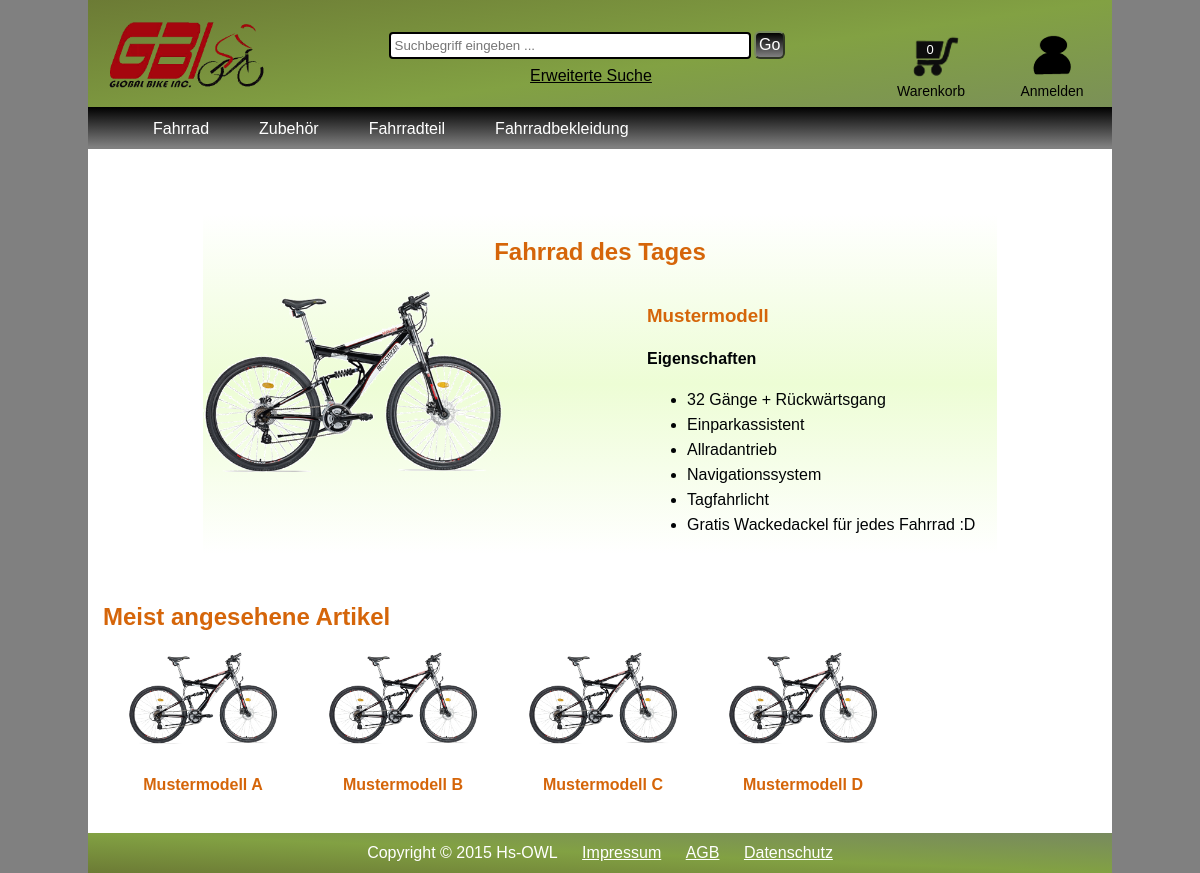
The page / on the database its author committed.
### tables this page shows
CREATE TABLE `produktkategorie` (
  `PTId` int(11) NOT NULL AUTO_INCREMENT,
  `Bezeichnung` varchar(50) DEFAULT NULL,
  PRIMARY KEY (`PTId`)
);

### Classes/warenkorb.php.inc (called while the page is built, shortened)
<?php
include_once 'Classes/meldungsfenster.php.inc';
class warenkorb extends EingabeCheckGrundlegend{
 	public function menge_im_warenkorb(){
 		$menge = 0;
 		for( $i = 0; $i < count($_SESSION["Warenkorb"]); $i++){
 			$w = $_SESSION["Warenkorb"];
 			$y = $w[$i];
 			$menge += $y->get_menge();
 		}
 		return $menge;
 	 }
}
?>

### config.php.inc (called while the page is built, shortened)
<?php
	$benutzername = 'root';
	$passwort = '';
	$datenbank = 'webshop';
	$server = '127.0.0.1';

### Classes/datenbank.php.inc (called while the page is built, shortened)
<?php
	function datenbank_verbindung_aufbauen()
	{
		global $zugriffsmodul;
		global $benutzername;
		global $passwort;
		global $server;
		global $datenbank;
		$con = new Datenbank ($zugriffsmodul, $server, $benutzername, $passwort, $datenbank);
		return $con;
	}
	class Datenbank
	{
		private $db_session;
		private $benutzername;
		private $passwort;
		private $server;
		private $datenbank;
		function __construct ($zugriffsmodul, $server, $benutzername, $passwort, $datenbank )
		{
			$this->db_session = "";
			$this->benutzername = $benutzername;
			$this->passwort = $passwort;
			$this->server = $server;
			$this->datenbank = $datenbank;
		}
		public function db_connect()
		{
			$con = new mysqli( $this->server, $this->benutzername, $this->passwort, $this->datenbank );
			$con->set_charset("utf8");
			$this->db_session = $con;
			return $con;
		}
		public function db_query( $anweisung )
		{
			$this->query_result = $this->db_session->query ( $anweisung );
			return $this->query_result;
		}
		public function db_fetch_object($result)
		{
			$result = $result->fetch_object();
			return $result;
		}
	}
?>

### Classes/navigation.php.inc (called while the page is built, shortened)
<?php
class Navigation extends  Artikelauflistung{
	public function erstelle_array_kategorien(){
		$db = datenbank_verbindung_aufbauen();
		$query = "select PTId, Bezeichnung from produktkategorie";
		$result = $db->db_query($query);
		$kategorien = array();
		$i = 0;
		while($werte = $db->db_fetch_object($result)){
			$kategorien[$i] = $werte;
			$i++;
		}
		return  $kategorien;
	}
	public function erstelle_array_bauart(){
		$db = datenbank_verbindung_aufbauen();
		$query = "select BId, Bezeichnung from bauart";
		$result = $db->db_query($query);
		$bauarten = array();
		$i = 0;
		while($werte = $db->db_fetch_object($result)){
			$bauarten[$i] = $werte;
			$i++;
		}
		return  $bauarten;
	}
}
?>

### index.php (the view, shortened to what this page needs)
<!DOCTYPE html>
<html lang="de">
<head>
<link rel="stylesheet" href="Styles/style.css" type="text/css" />
</head>
<body class="body">
	<?php
	include_once 'Classes/warenkorb.php.inc';
	include_once './Classes/meldungsfenster.php.inc';
	$msgbox = new Meldungsfenster ();
	include_once './Classes/datenbank.php.inc';
	include_once 'Classes/navigation.php.inc';
	?>
	<div id="SearchLeisteMobile">
	</div>
	<header class="mainHeader">
		<div class="HeaderContent">
			<div class="TableRow">
				<div class="logoCell">
					<a href="./"> <img src="Images/Design/Logo/fahrrad.png"
						alt="Starseite" class="logo" /></a>
				</div>
				<div class="searchCell">
            	<?php include_once 'Pages/suche_header.php.inc'; ?>
            </div>
				<div class="warenkorbCell">
            <?php
												$warenkorb1 = new warenkorb ();
												echo '<span class="warenkorbCellMengeHeader" >'.$warenkorb1->menge_im_warenkorb ().'</span>';
												?>
<div id="Warenkorb_Beschriftung">Warenkorb</div>
				</div>
				<div class="accountCell"
					onclick="if(document.getElementById('popupRegistrierung').style.visibility == 'visible') document.getElementById('popupRegistrierung').style.visibility = '';">
                <?php
																if (! (isset ( $_SESSION ['angemeldet'] ))) {
																	echo "<div id=\"Text_Anmeldung\">Anmelden</div>";
																}
else {
																	echo "<div id=\"Text_Anmeldung\">Mein Konto</div>";
																	include_once 'Pages/popupProfilVerwalten.php.inc';
																}
																?>
            </div>
			</div>
		</div>
		<nav class="nav">
			<ul class="navigation">
        	<?php
									$navi = new Navigation ();
									$arr_kategorie = $navi->erstelle_array_kategorien ();
									for($i = 0; $i < count ( $arr_kategorie ); $i ++) {
										$kategorie = $arr_kategorie [$i];
										if ($i != 0) {
											echo '<li><a href="./?page=uebersicht&PTId=' . htmlspecialchars ( $kategorie->PTId, ENT_QUOTES, 'UTF-8' ) . '">' . htmlspecialchars ( $kategorie->Bezeichnung, ENT_QUOTES, 'UTF-8' ) . '</a></li>';
										} else {
											echo '<li><a href="./?page=#">' . htmlspecialchars ( $kategorie->Bezeichnung, ENT_QUOTES, 'UTF-8' ) . '</a>';
										}
									}
									?>
        </ul>
		</nav>
    </header>
	<div class="mainContent">
		<div class="content">
			<?php
			include "./Funktions/PHP/set_page.php.inc";
			?>
        </div>
	</div>
	<footer class="mainFooter">
		<ul>
			<li>Copyright &copy; 2015 Hs-OWL</li>
			<li><a href="./?page=impressum">Impressum</a></li>
			<li><a href="./?page=agb">AGB</a></li>
			<li><a href="./?page=datenschutz">Datenschutz</a></li>
		</ul>
	</footer>
</body>
</html>

### Classes/meldungsfenster.php.inc (shortened to what this page needs)
<?php
	class Meldungsfenster
	{
		function __construct()
		{
			echo '<link rel="stylesheet" type="text/css" href="Styles/meldungsfenster.css" />';
		}
	}
?>

### Pages/suche_header.php.inc (shortened to what this page needs)
<div id="box_form_suche_normal" >
	<form name="form_suche_normal" method="get" action="./" id="form_suche_normal" >
		<input name="feld_suche_normal" type="text" autocomplete="off" id="feld_suche_normal" placeholder="Suchbegriff eingeben ..."  onkeyup="autovervollstaendigung_normale_suche(true);" />
		<input type="submit" value="Go" title="Suchen" id="suchbutton_normal" />
	</form>
</div>
<a id="link_zur_erweiterten_suche" href="./?page=suche_erweitert" title="Erweiterte Suche" >
	Erweiterte Suche
</a>

### Funktions/PHP/set_page.php.inc
<?php
if (isset ( $_GET ['page'] ) && $_GET ['page'] != "") {
	switch ($_GET ['page']) {
		case 'reg' :
			include "./Pages/registrierung.php.inc";
			break;
		case 'such_erg' :
			include "./Pages/suchergebnis.php.inc";
			break;
		case 'suche_erweitert' :
			include "./Pages/erweiterte_suche.php.inc";
			break;
		case 'impressum' :
			include './Pages/impressum.php.inc';
			break;
		case 'agb' :
			include './Pages/AGB.php.inc';
			break;
		case 'datenschutz' :
			include './Pages/datenschutz.php.inc';
			break;
		case 'uebersicht' :
			include './Pages/uebersicht.php.inc';
			break;
		case 'produkt' :
			include_once 'Pages/ArtikelDetailansicht.php.inc';
			break;
		case 'profilbearbeiten' :
			if (isset ( $_SESSION ['angemeldet'] )) {
				include './Pages/profilbearbeiten.php.inc';
			} else {
				echo "Sie müssen angemeldet sein, um Ihr Profil ändern zu können.";
			}
			break;
		case 'artBewerten' :
			include_once './Pages/ArtikelBewerten.php.inc';
			break;
		case 'login' :
			include_once './Pages/Login.php.inc';
			break;
		case 'warenkorb' :
			include_once './Pages/warenkorb.php.inc';
			break;
		case 'bestellung':
			include_once './Pages/bestellvorgang.php.inc';
			break;
		default :
			echo "<br/><h2>Gewünschte Seite wurde nicht gefunden.</h2>";
	}
} else {
	include "./Pages/startseite.php.inc";
}
?>

### Pages/startseite.php.inc (shortened to what this page needs)
<div class = "startseite">
<article class="topContent">
    <header>
        <h2>Fahrrad des Tages</h2>
    </header>
    <content>
    	<img src="Images/Produktbilder/Mustermodell.png" alt="Mustermodell" class="BildMustermodell" />
    	<div class="topContentText">
    		<h3><a href="#" title="Mustermodell">Mustermodell</a></h3>
    		<p><strong>Eigenschaften</strong></p>
	        <ul type="disc">
		        <li>32 Gänge + Rückwärtsgang</li>
		        <li>Einparkassistent</li>
		        <li>Allradantrieb</li>
		        <li>Navigationssystem</li>
		        <li>Tagfahrlicht</li>
		        <li>Gratis Wackedackel für jedes Fahrrad :D</li>
	        </ul>
    	</div>
    </content>
</article>
<article class="bottomContent">
    <header>
        <h2>Meist angesehene Artikel</h2>
    </header>
    <content>
    <div class="BottomContentContainer">
    	<div class="BottomContentTableRow">
    		<div class="articleCell">
	    		<img src="Images/Produktbilder/Mustermodell.png" alt="Mustermodell" class="BildMustermodellKlein" />
	    		<h4><a href="#" title="Mustermodell A">Mustermodell A</a></h4>
    		</div>
    		<div class="articleCell">
	    		<img src="Images/Produktbilder/Mustermodell.png" alt="Mustermodell" class="BildMustermodellKlein" />
	    		<h4><a href="#" title="Mustermodell B">Mustermodell B</a></h4>
    		</div>
    		<div class="articleCell">
	    		<img src="Images/Produktbilder/Mustermodell.png" alt="Mustermodell" class="BildMustermodellKlein" />
	    		<h4><a href="#" title="Mustermodell C">Mustermodell C</a></h4>
    		</div>
    		<div class="articleCell">
	    		<img src="Images/Produktbilder/Mustermodell.png" alt="Mustermodell" class="BildMustermodellKlein" />
	    		<h4><a href="#" title="Mustermodell D">Mustermodell D</a></h4>
    		</div>
    	</div>
        </div>
    </content>
</article>
</div>

### Styles/style.css (style rules this page uses)
body { background: grey; color: #000305; font-family: Arial, 'Lucida Sans Unicode'; line-height: 1.5; text-align: left; }
.mainContent a, .nav a { text-decoration: none; }
.mainContent a:link, .nav a:link, .mainContent a:visited, .nav a:visited, h2 { color: #d56509; }
.body { margin: 0 auto; width: 1024px; clear: both; }
.mainHeader { background: #788A5F; position: absolute; width: 1024px; top: 0px; background:linear-gradient(to bottom right ,#6c7b35 , #82a143 , #788A5F ); }
.HeaderContent { display: table; width: 100%; }
.TableRow { display: table-row; width: 100%; }
.logoCell { display: table-cell; vertical-align: middle; }
.searchCell { display: table-cell; vertical-align: top; width: 600px; text-align: left; }
.warenkorbCell { display: table-cell; vertical-align: top; width: 80px; background-image: url('../Images/Design/warenkorb.png'); background-repeat: no-repeat; background-position: 22px 31px; padding-left: 21px; padding-top:40px; font-size:13px; color:white; }
#Warenkorb_Beschriftung { margin-top: 21px; margin-left: -15px; color: black; font-size: 14px; }
#Text_Anmeldung { margin-top: 15px; }
.accountCell { display: table-cell; vertical-align: middle; width: 100px; padding-top: 60px; background-image: url('../Images/Design/account.png'); background-repeat: no-repeat; background-position: center 35px; color: black; font-size: 14px; text-align: center; width: 120px; }
img.logo { height: 90px; margin-top: 10px; margin-left: 15px; }
.nav, #registrierung h2, #suche_erweitert h2, #form_adresse_aendern h2, #form_email_passwort_aendern h2, #login h2, #form_bestellung h2 { height: 40px; background: linear-gradient(to bottom, black , gray); }
.navigation { list-style: circle; margin: 0 auto; }
.navigation li { float: left; display: inline; }
.nav a:link, .nav a:visited { color: #FFF; display: inline-block; padding: 10px 25px; height: 20px; }
.mainContent { line-height: 25px; }
.content { margin-top: 125px; background-color: #fff; padding: 15px; }
.warenkorbCellMengeHeader { width: 22px; text-align: center; display: inline-block; margin-left: 7px; }
.topContent { background-color: #EDFDD5; background:linear-gradient(to bottom, white , #D9F0B7 , white ); background: white; margin: 50px 100px; height: 330px; padding: 5px 0; background:linear-gradient(to bottom, white , #EDFDD5 , white ); }
.topContent h2 { text-align: center; }
.topContentText { float: right; clear: both; width: 350px; }
.bottomContent { background-color: #fff; margin-top: 2px; text-align: center; }
.bottomContent h2 { text-align: left; }
.BottomContentTableRow { display: table-row; width: 900px; }
.articleCell { display: table-cell; vertical-align: middle; width: 200px; }
.BildMustermodellKlein { width: 150px; }
img.BildMustermodell { width: 300px; }
.mainFooter { width: 1024px; height: 40px; background: #788A5F; text-align: center; display: table-cell; vertical-align: middle; background:linear-gradient(to top right ,#6c7b35 , #82a143 , #788A5F ); }
.mainFooter li, .mainFooter ul { list-style: none; display: inline; padding:10px; color: white; }
.mainFooter a:link, .mainFooter a:VISITED { color: #fff; text-align: right; }
input[type=submit], input[type=button], .link_button, .link_button_msgbox,.grauer_link_button { border-radius: 6px 6px 6px 6px; -moz-border-radius: 6px 6px 6px 6px; -webkit-border-radius: 6px 6px 6px 6px; color: #fff; padding:6px; padding-left: 15px; padding-right: 15px; background:grey; border-color: #788A5F; font-size: 16px; border-style: outset; background: linear-gradient(to bottom, black , gray); }
input[type="text"], input[type="email"], input[type="password"], select, input[type="number"] { border-style: solid; border-width: 2px; border-color: black; border-radius: 4px; background-color: #ffffff; }
#link_zur_erweiterten_suche { display: block; padding-top: 5px; text-align: left; color: #000; text-align: center; }
#feld_suche_normal { margin-top: 32px; width: 350px; padding: 4px; }
#suchbutton_normal { padding: 3px; margin-left: -1px; }
#form_suche_normal { display: block; width: 405px; margin: 0px auto; }

### rows shown on the page
produktkategorie: Bezeichnung "Fahrrad"
produktkategorie: Bezeichnung "Zubehör"
produktkategorie: Bezeichnung "Fahrradteil"
produktkategorie: Bezeichnung "Fahrradbekleidung"

### other values the page prints
$warenkorb1->menge_im_warenkorb () "0"
